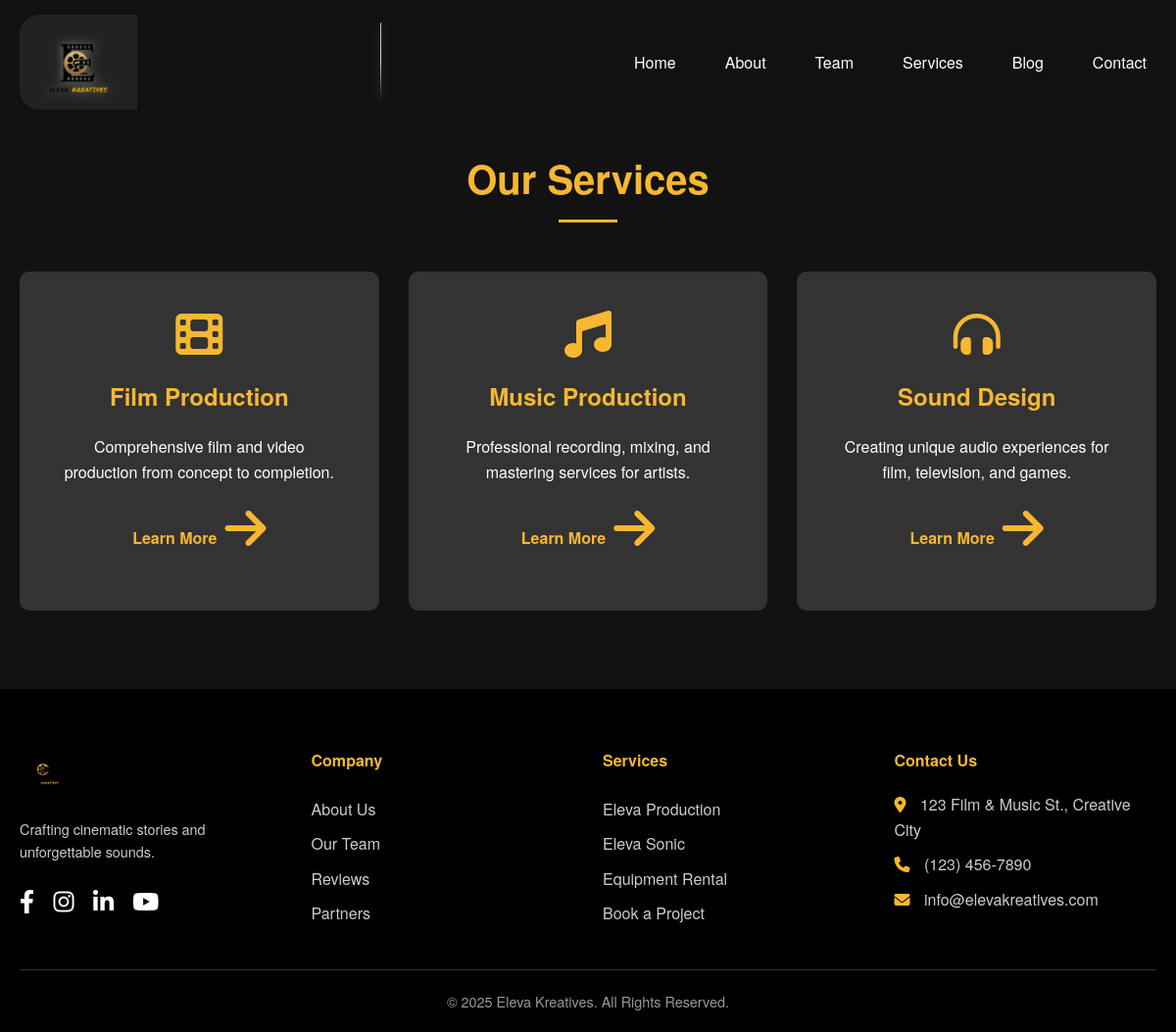
/services.php, run on the app's committed database.
### tables this page shows
CREATE TABLE `services` (
  `id` int(11) NOT NULL,
  `service_name` varchar(255) NOT NULL,
  `description` text NOT NULL,
  `icon_class` varchar(255) NOT NULL,
  `page_link` varchar(2048) DEFAULT NULL
);

### services.php (the view, shortened to what this page needs)
<?php
require_once 'includes/header.php';
?>
<section id="services" class="services-section section-padding bg-dark animated-section" style="padding-top: 150px;">
    <div class="container">
        <h2>Our Services</h2>
        <div class="service-grid">
            <?php
            $sql = "SELECT * FROM services ORDER BY service_name ASC";
            $result = $conn->query($sql);
            if ($result && $result->num_rows > 0) {
                while ($row = $result->fetch_assoc()) {
                    echo '<div class="service-card">';
                    echo '<i class="' . htmlspecialchars($row['icon_class']) . '"></i>';
                    echo '<h3>' . htmlspecialchars($row['service_name']) . '</h3>';
                    echo '<p>' . htmlspecialchars($row['description']) . '</p>';
                    if (!empty($row['page_link'])) {
                        echo '<a href="' . htmlspecialchars($row['page_link']) . '" class="btn-link">Learn More <i class="fas fa-arrow-right"></i></a>';
                    }
                    echo '</div>';
                }
            } else {
                echo '<p class="no-data">No services found.</p>';
            }
            ?>
        </div>
    </div>
</section>
<?php
require_once 'includes/footer.php';
?>

### assets/css/style.css (style rules this page uses)
:root { --primary-color: #f7b731; --secondary-color: #333333; --background-color-dark: #121212; --background-color-light: #ffffff; --text-color-light: #ffffff; --text-color-dark: #333333; --font-family: 'Helvetica Neue', Arial, sans-serif; --transition-duration: 0.3s; }
* { box-sizing: border-box; margin: 0; padding: 0; }
html { scroll-behavior: smooth; }
body { font-family: var(--font-family); line-height: 1.6; color: var(--text-color-light); background-color: var(--background-color-dark); }
.container { max-width: 1200px; margin: 0 auto; padding: 0 20px; }
.section-padding { padding: 80px 0; }
.bg-dark { background-color: var(--background-color-dark); color: var(--text-color-light); }
h1, h2, h3 { font-weight: 700; margin-bottom: 20px; }
h2 { font-size: 2.5rem; text-align: center; margin-bottom: 50px; position: relative; color: var(--primary-color); }
h2::after { content: ''; display: block; width: 60px; height: 3px; background: var(--primary-color); margin: 10px auto 0; }
.btn-link { color: var(--primary-color); text-decoration: none; font-weight: 600; display: inline-flex; align-items: center; transition: color var(--transition-duration); }
.btn-link i { margin-left: 8px; }
.animated-hero, .animated-section { opacity: 0; transform: translateY(20px); transition: opacity 1s ease-out, transform 1s ease-out; }
.animated-hero.visible, .animated-section.visible { opacity: 1; transform: translateY(0); }
.animated-section.visible .about-grid > *, .animated-section.visible .service-card, .animated-section.visible .team-card, .animated-section.visible .partner-logos > *, .animated-section.visible .review-card, .animated-section.visible .blog-post { animation: fadeInUp 1s ease-out both; }
.animated-section.visible .service-card:nth-child(1), .animated-section.visible .team-card:nth-child(1), .animated-section.visible .review-card:nth-child(1), .animated-section.visible .blog-post:nth-child(1) { animation-delay: 0.2s; }
.animated-section.visible .service-card:nth-child(2), .animated-section.visible .team-card:nth-child(2), .animated-section.visible .review-card:nth-child(2), .animated-section.visible .blog-post:nth-child(2) { animation-delay: 0.4s; }
.animated-section.visible .service-card:nth-child(3), .animated-section.visible .team-card:nth-child(3), .animated-section.visible .review-card:nth-child(3), .animated-section.visible .blog-post:nth-child(3) { animation-delay: 0.6s; }
.service-grid { display: grid; grid-template-columns: repeat(auto-fit, minmax(300px, 1fr)); gap: 30px; text-align: center; }
.service-card { background: var(--secondary-color); padding: 40px; border-radius: 10px; transition: transform var(--transition-duration), box-shadow var(--transition-duration); }
.service-card i { font-size: 3rem; color: var(--primary-color); margin-bottom: 20px; }
.service-card h3 { font-size: 1.5rem; color: var(--primary-color); }
.service-card p { margin-bottom: 20px; }

### data on the page
services: service_name "Film Production", description "Comprehensive film and video production from concept to completion."
services: service_name "Music Production", description "Professional recording, mixing, and mastering services for artists."
services: service_name "Sound Design", description "Creating unique audio experiences for film, television, and games."
